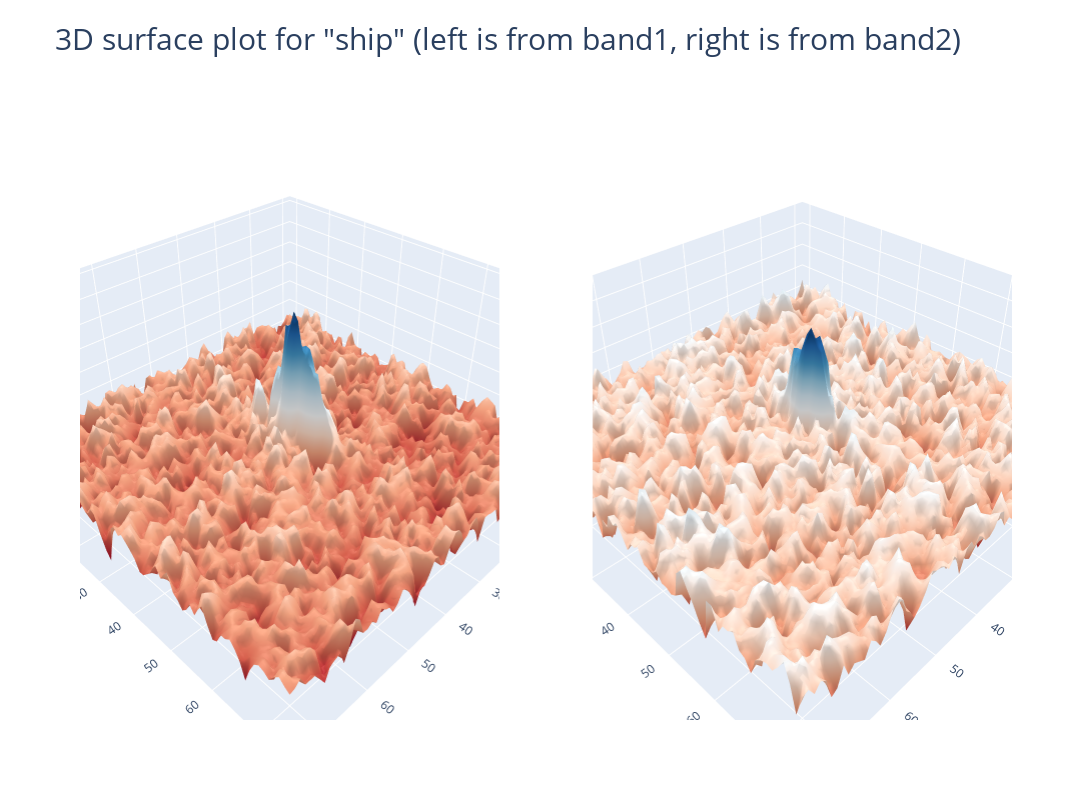

Notebook code cell kept with this figure:
### Code cell
num = 0
label = 'iceberg' if (train['is_iceberg'].values[num] == 1) else'ship'
plot_contour_2d(X_band_1[num,:,:], X_band_2[num,:,:], label)

### Figure 1 — Plotly figure (JSON) as saved in the notebook; plotly's stock layout.template omitted (floating-point values rounded to 4 significant figures; data arrays with more than 128 entries replaced by an {"elided": "..."} marker saying what was removed)
{"data": [{"colorscale": [[0, "rgb(103,0,31)"], [0.1, "rgb(178,24,43)"], [0.2, "rgb(214,96,77)"], [0.3, "rgb(244,165,130)"], [0.4, "rgb(253,219,199)"], [0.5, "rgb(247,247,247)"], [0.6, "rgb(209,229,240)"], [0.7, "rgb(146,197,222)"], [0.8, "rgb(67,147,195)"], [0.9, "rgb(33,102,172)"], [1, "rgb(5,48,97)"]], "scene": "scene", "showscale": false, "type": "surface", "z": {"elided": "75x75 float values"}}, {"colorscale": [[0, "rgb(103,0,31)"], [0.1, "rgb(178,24,43)"], [0.2, "rgb(214,96,77)"], [0.3, "rgb(244,165,130)"], [0.4, "rgb(253,219,199)"], [0.5, "rgb(247,247,247)"], [0.6, "rgb(209,229,240)"], [0.7, "rgb(146,197,222)"], [0.8, "rgb(67,147,195)"], [0.9, "rgb(33,102,172)"], [1, "rgb(5,48,97)"]], "scene": "scene2", "showscale": false, "type": "surface", "z": {"elided": "75x75 float values"}}], "layout": {"height": 800, "scene": {"domain": {"x": [0, 0.45], "y": [0, 1]}}, "scene2": {"domain": {"x": [0.55, 1], "y": [0, 1]}}, "title": {"font": {"size": 30}, "text": "3D surface plot for \"ship\" (left is from band1, right is from band2)"}, "width": 1200}}
